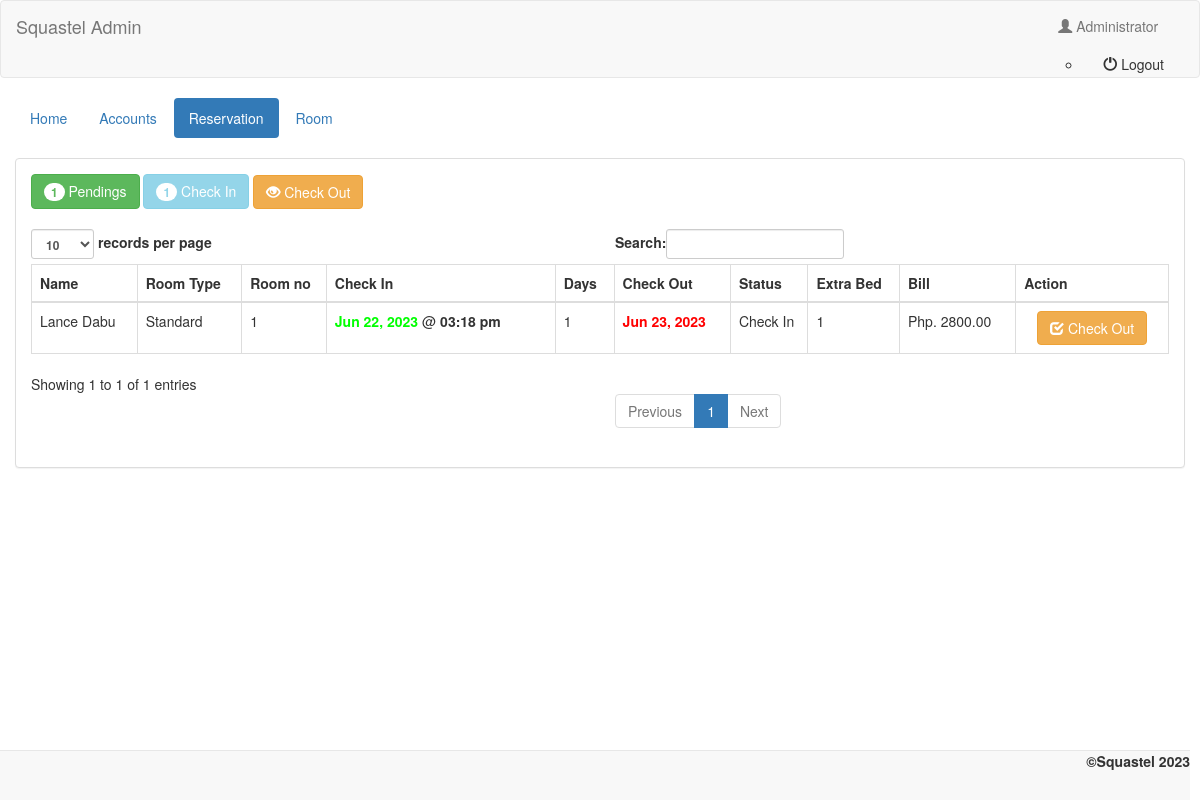
The page /admin/checkin.php (signed in) on the database its author committed.
### tables this page shows
CREATE TABLE `transaction` (
  `transaction_id` int(11) NOT NULL,
  `guest_id` int(11) NOT NULL,
  `room_id` int(11) NOT NULL,
  `room_no` int(5) NOT NULL,
  `extra_bed` int(11) NOT NULL,
  `status` varchar(20) NOT NULL,
  `days` int(2) NOT NULL,
  `checkin` date NOT NULL,
  `checkin_time` time NOT NULL,
  `checkout` date NOT NULL,
  `checkout_time` time NOT NULL,
  `bill` varchar(10) NOT NULL
);

CREATE TABLE `guest` (
  `guest_id` int(11) NOT NULL,
  `firstname` varchar(50) NOT NULL,
  `middlename` varchar(30) NOT NULL,
  `lastname` varchar(40) NOT NULL,
  `address` varchar(50) NOT NULL,
  `contactno` varchar(13) NOT NULL
);

CREATE TABLE `room` (
  `room_id` int(11) NOT NULL,
  `room_type` varchar(50) NOT NULL,
  `price` varchar(11) NOT NULL,
  `photo` varchar(100) NOT NULL
);

### admin/name.php (called while the page is built)
<?php
	require 'connect.php';
	$query = $conn->query("SELECT * FROM `admin` WHERE `admin_id` = '$_SESSION[admin_id]'") or die(mysqli_error());
	$fetch = $query->fetch_array();
	$name = $fetch['name'];
?>

### admin/checkin.php (the view, shortened to what this page needs)
<!DOCTYPE html>
<?php
	require 'name.php';
?>
<html lang = "eng">
	<head>
		<link rel = "stylesheet" type = "text/css" href = "../css/bootstrap.css " />
		<link rel = "stylesheet" type = "text/css" href = "../css/style.css" />
	</head>
<body>
	<nav style = "background-color:rgba(46, 46, 46;" class = "navbar navbar-default">
		<div  class = "container-fluid">
			<div class = "navbar-header">
				<a class = "navbar-brand" >Squastel Admin</a>
			</div>
			<ul class = "nav navbar-nav pull-right ">
				<li class = "dropdown">
					<a class="dropdown-toggle" data-toggle="dropdown" role="button" aria-haspopup="true" aria-expanded="false"><i class = "glyphicon glyphicon-user"></i> <?php echo $name;?></a>
					<ul class="dropdown-menu">
						<li><a href="logout.php"><i class = "glyphicon glyphicon-off"></i> Logout</a></li>
					</ul>
				</li>
			</ul>
		</div>
	</nav>
	<div class = "container-fluid">
		<ul class = "nav nav-pills">
			<li><a href = "home.php">Home</a></li>
			<li><a href = "account.php">Accounts</a></li>
			<li class = "active"><a href = "reserve.php">Reservation</a></li>
			<li><a href = "room.php">Room</a></li>
		</ul>
	</div>
	<br />
	<div class = "container-fluid">
		<div class = "panel panel-default">
			<?php
				$q_p = $conn->query("SELECT COUNT(*) as total FROM `transaction` WHERE `status` = 'Pending'") or die(mysqli_error());
				$f_p = $q_p->fetch_array();
				$q_ci = $conn->query("SELECT COUNT(*) as total FROM `transaction` WHERE `status` = 'Check In'") or die(mysqli_error());
				$f_ci = $q_ci->fetch_array();
			?>
			<div class = "panel-body">
				<a class = "btn btn-success" href = "reserve.php"><span class = "badge"><?php echo $f_p['total']?></span> Pendings</a>
				<a class = "btn btn-info disabled"><span class = "badge"><?php echo $f_ci['total']?></span> Check In</a>
				<a class = "btn btn-warning" href = "checkout.php"><i class = "glyphicon glyphicon-eye-open"></i> Check Out</a>
				<br />
				<br />
				<table id = "table" class = "table table-bordered">
					<thead>
						<tr>
							<th>Name</th>
							<th>Room Type</th>
							<th>Room no</th>
							<th>Check In</th>
							<th>Days</th>
							<th>Check Out</th>
							<th>Status</th>
							<th>Extra Bed</th>
							<th>Bill</th>
							<th>Action</th>
						</tr>
					</thead>
					<tbody>
						<?php
							$query = $conn->query("SELECT * FROM `transaction` NATURAL JOIN `guest` NATURAL JOIN `room` WHERE `status` = 'Check In'") or die(mysqli_query());
							while($fetch = $query->fetch_array()){
						?>
						<tr>
							<td><?php echo $fetch['firstname']." ".$fetch['lastname']?></td>
							<td><?php echo $fetch['room_type']?></td>
							<td><?php echo $fetch['room_no']?></td>
							<td><?php echo "<label style = 'color:#00ff00;'>".date("M d, Y", strtotime($fetch['checkin']))."</label>"." @ "."<label>".date("h:i a", strtotime($fetch['checkin_time']))."</label>"?></td>
							<td><?php echo $fetch['days']?></td>
							<td><?php echo "<label style = 'color:#ff0000;'>".date("M d, Y", strtotime($fetch['checkin']."+".$fetch['days']."DAYS"))."</label>"?></td>
							<td><?php echo $fetch['status']?></td>
							<td><?php if($fetch['extra_bed'] == "0"){ echo "None";}else{echo $fetch['extra_bed'];}?></td>
							<td><?php echo "Php. ".$fetch['bill'].".00"?></td>
							<td><center><a class = "btn btn-warning" href = "checkout_query.php?transaction_id=<?php echo $fetch['transaction_id']?>" onclick = "confirmationCheckin(); return false;"><i class = "glyphicon glyphicon-check"></i> Check Out</a></center></td>
						</tr>
						<?php
							}
						?>
					</tbody>
				</table>
			</div>
		</div>
	</div>
	<br />
	<br />
	<div style = "text-align:right; margin-right:10px;" class = "navbar navbar-default navbar-fixed-bottom">
	<label>&copy;Squastel 2023 </label>
	</div>
</body>
</html>

### rows shown on the page
transaction: guest.firstname "Lance", guest.lastname "Dabu", room.room_type "Standard", room_no "1", checkin "Jun 22, 2023", checkin_time "03:18 pm", days "1", checkin+days "Jun 23, 2023", status "Check In", extra_bed "1", bill "2800"

### other values the page prints
$name "Administrator"
$f_p['total'] "1"
$f_ci['total'] "1"
